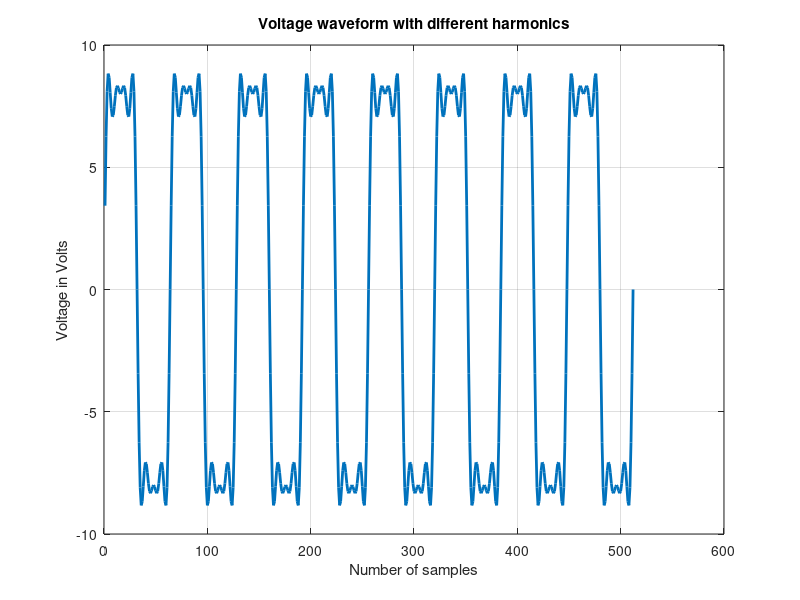

Write MATLAB code to recreate this figure.
Vm = 10;
f = 50;
T = 1/f;
w = 2*pi*f;
Ns = 64;
k = 1:8*Ns;
t = k*(0.020/Ns);
V1 = Vm * sin(w*t);
V3 = 0.3 * Vm * sin(3*w*t);
V5 = 0.2 * Vm * sin(5*w*t);
V7 = 0.1 * Vm * sin(7*w*t);
V = V1+V3+V5+V7;
plot(V, 'Linewidth', 2);
grid on;
xlabel('Number of samples');
ylabel('Voltage in Volts');
title('Voltage waveform with different harmonics');
